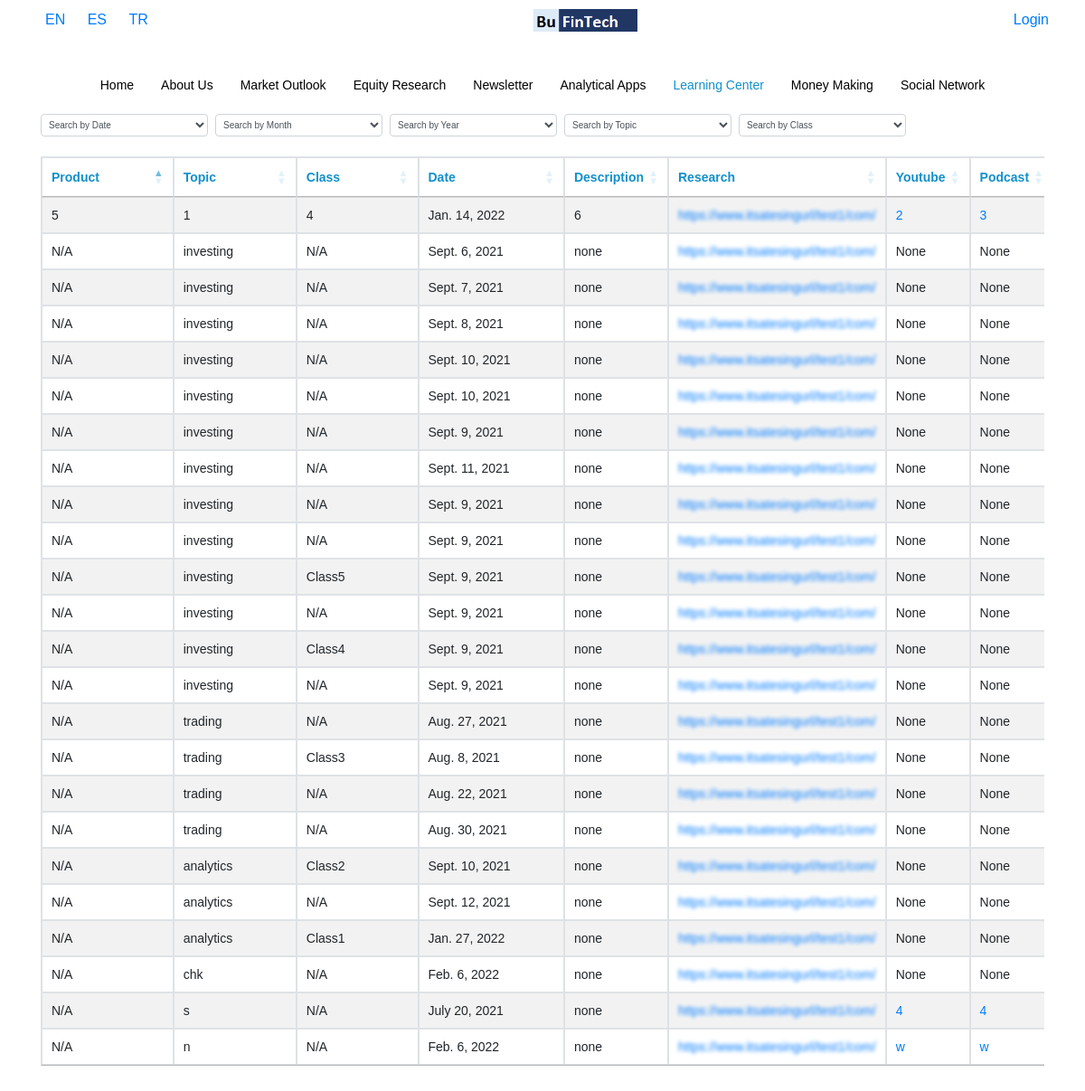
Screenshot of /en/learning-center with the database file from the repository.
### base/models.py (models this page shows, shortened)
class learning(models.Model):
    Language = models.CharField(max_length=50)
    Product = models.CharField(max_length=50,blank=True, default="N/A")
    Topic = models.CharField(max_length=50,blank=True)
    Class = models.CharField(max_length=50,blank=True, default="N/A")
    Date = models.DateField(blank=True)
    Description = models.CharField(max_length=50,blank=True,default="none")
    Research = models.URLField()
    Youtube = models.CharField(max_length=50,blank=True)
    Podcast = models.CharField(max_length=50,blank=True)
    class Meta:
        verbose_name = "Learning Center"
        verbose_name_plural = "Learning Center"

### base/views.py (the view)
# urls.py: re_path(r'^(?P<Language>[a-z]{2})/learning-center$', views.learn, name='learning-center'),
def learn(request, Language):
    display_url = True
    try:
        user_payment = Api_key.objects.get(user = request.user)
    except:
        user_payment = None
    if user_payment != None:
        pass
    else:
        display_url = False
    hidden = [0,1]
    setCurrentLanguage(request, Language)
    nav_items = ListPage.objects.filter(Language=request.session['current_language']).order_by('Priority').values_list("Menu_Name","url").distinct()
    obj = learning.objects.filter(Language=request.session['current_language'])
    data = serializers.serialize("python",learning.objects.filter(Language=request.session['current_language']) )
    categories = obj.values("Topic").distinct()
    classes = obj.values("Class").distinct()
    return render (request,'base/learning.html',{'display_url':display_url, 'obj':obj,'table_form':LearningForm(),'data':data, 'hidden':hidden,"nav_items":list(dict.fromkeys(nav_items)),'Language':Language, 'categories':categories, 'classes':classes})

### base/forms.py
class LearningForm(ModelForm):
    class Meta:
        model = learning
        fields = '__all__'

### base/templatetags/current_url.py (called while the page is built)
@register.filter
def current_url(value, url):
    url = url[4:]
    value = value.replace("_","-")
    if value == "analytic-apps":
        value = "analytical-apps"
    print(value, url)
    result = re.search(value , url)
    if result != None:
        return True

### base/views.py (called while the page is built)
def setCurrentLanguage(request, Language):
    request.session['current_language'] = Language
    return

### base/templates/base/learning.html (shortened to what this page needs)
{% extends 'base/home.html' %}
{% load static %}
{% block content %}
<div class="container">
        <div class=" d-block d-md-flex searcbox">
            <select style="height: 25px; font-size: 10px; padding: 4px;" class="form-control col-12 col-md-2 mt-2 mt-md-0 mr-2" id="learning_search_date" title="Search By Date">
				<option value="">Search by Date</option>
			</select>
            <select style="height: 25px; font-size: 10px; padding: 4px;" class="form-control col-12 col-md-2 mt-2 mt-md-0 mr-2" id="learning_search_month" title="Search By Month">
				<option value="">Search by Month</option>
			</select>
            <select style="height: 25px; font-size: 10px; padding: 4px;" class="form-control col-12 col-md-2 mt-2 mt-md-0 mr-2" id="learning_search_year" title="Search By Year">
                <option value="">Search by Year</option>
            </select>
            <select style="height: 25px; font-size: 10px; padding: 4px;" class="form-control col-12 col-md-2 mt-2 mt-md-0 mr-2" id="learning_search" title="Search By Category">
                <option value="">Search by Topic</option>
            </select>
            <select style="height: 25px; font-size: 10px; padding: 4px;" class="form-control col-12 col-md-2 mt-2 mt-md-0 mr-2" id="learning_search_class" title="Search By Category">
                <option value="">Search by Class</option>
            </select>
        </div>
	<br />
    <div class="width">
    <table id="example" class="table table-striped table-bordered" style="width:101%">
        <thead>
            <tr>
                {% for field in table_form %}
                    {% if field.label  == 'Url' %}
                        {% if display_url %}
                            <th> {{field.label}} </th>
                        {% endif %}
                    {% elif field.label  == 'Language' %}
                    {% else %}
                        <th> {{field.label}} </th>
                    {% endif %}
				{% endfor %}
            </tr>
        </thead>
        <tbody>
            {% for instance in data %}
                <tr>
                {% for field, value in instance.fields.items %}
                            {% if field == 'Research' %}
                                {% if display_url == False %}
                                    <td style="min-width: 203px;">
                                        <a class="blurLinks" href="{% url 'payment' %}" onmouseover="hov(this)" onmouseout="hovOut(this)">https://www.itsatesingurl/test1/com/</a>
                                    </td>
                                {% else %}
                                    <td> <a  href="{{value}}">{{value}}</a></td>
                                {% endif %}
                            {% elif field == 'Language' %}
                            {% elif field == 'Youtube' %}
                                {% if value %}
                                    <td> <a  href="{{value}}">{{value}}</a></td>
                                {% else %}
                                    <td>None</td>
                                {% endif %}
                            {% elif field == 'Podcast' %}
                                {% if value %}
                                    <td><a href="{{value}}">{{value}}</a></td>
                                {% else %}
                                    <td>None</td>
                                {% endif %}
                            {% else %}
                                <td> {{value }} </td>
                            {%endif%}
                {% endfor %}
                </tr>
            {% endfor %}
        </tbody>
    </table>
    </div>
</div>
{% endblock content %}

### mysite/static/base/style.css (style rules this page uses)
html, body { height: 100%; width: 100%; height: 100vh; width: 100vw; margin: 0; }
.width { overflow-x: auto; white-space: nowrap; margin-bottom: 50px; }
th { color:#1190cb; }
td { width:25%; }
a { color:black; }

### mysite/static/base/url.css (style rules this page uses)
.blurLinks { filter: blur(2px); -webkit-filter: blur(2px); }

### mysite/static/sidebar/demo.css (style rules this page uses)
html, body { padding: 0; margin: 0; }
body { background-color: #fff; font-family: Arial, Helvetica, Verdana; font-size: 14px; line-height: 22px; color: #666; position: relative; -webkit-text-size-adjust: none; }

### mysite/static/sidebar/mmenu.css (style rules this page uses)
:root { --mm-line-height:20px;--mm-listitem-size:44px;--mm-navbar-size:44px;--mm-offset-top:0;--mm-offset-right:0;--mm-offset-bottom:0;--mm-offset-left:0;--mm-color-border:rgba(0, 0, 0, 0.1);--mm-color-button:rgba(0, 0, 0, 0.3);--mm-color-text:rgba(0, 0, 0, 0.75);--mm-color-text-dimmed:rgba(0, 0, 0, 0.3);--mm-color-background:#f3f3f3;--mm-color-background-highlight:rgba(0, 0, 0, 0.05);--mm-color-background-emphasis:rgba(255, 255, 255, 0.4);--mm-shadow:0 0 10px rgba(0, 0, 0, 0.3) }
.mm-wrapper { overflow-x:hidden;position:relative }
:root { --mm-iconbar-size:50px }
:root { --mm-iconpanel-size:50px }
:root { --mm-sidebar-collapsed-size:50px;--mm-sidebar-expanded-size:440px }

### rows the page displays
learning: fields "N/A" "investing" "N/A" "Sept. 6, 2021" "none"
learning: fields "N/A" "investing" "N/A" "Sept. 7, 2021" "none"
learning: fields "N/A" "investing" "N/A" "Sept. 8, 2021" "none"
learning: fields "N/A" "investing" "N/A" "Sept. 10, 2021" "none"
learning: fields "N/A" "investing" "N/A" "Sept. 10, 2021" "none"
learning: fields "N/A" "investing" "N/A" "Sept. 9, 2021" "none"
learning: fields "N/A" "investing" "N/A" "Sept. 11, 2021" "none"
learning: fields "N/A" "investing" "N/A" "Sept. 9, 2021" "none"
learning: fields "N/A" "investing" "N/A" "Sept. 9, 2021" "none"
learning: fields "N/A" "investing" "Class5" "Sept. 9, 2021" "none"
learning: fields "N/A" "investing" "N/A" "Sept. 9, 2021" "none"
learning: fields "N/A" "investing" "Class4" "Sept. 9, 2021" "none"
learning: fields "N/A" "investing" "N/A" "Sept. 9, 2021" "none"
learning: fields "N/A" "trading" "N/A" "Aug. 27, 2021" "none"
learning: fields "N/A" "trading" "Class3" "Aug. 8, 2021" "none"
learning: fields "N/A" "trading" "N/A" "Aug. 22, 2021" "none"
learning: fields "N/A" "trading" "N/A" "Aug. 30, 2021" "none"
learning: fields "N/A" "analytics" "Class2" "Sept. 10, 2021" "none"
learning: fields "N/A" "analytics" "N/A" "Sept. 12, 2021" "none"
learning: fields "N/A" "analytics" "Class1" "Jan. 27, 2022" "none"
learning: fields "N/A" "chk" "N/A" "Feb. 6, 2022" "none"
learning: fields "Jan. 14, 2022"
learning: fields "N/A" "N/A" "July 20, 2021" "none"
learning: fields "N/A" "N/A" "Feb. 6, 2022" "none"

### other values shown
{{ item.0 }} "Home" "About Us" "Market Outlook" "Equity Research" "Newsletter" "Analytical Apps" "Money Making" "Social Network"
{{ item.0 }} "Learning Center"
{{ field.label }} "Product" "Topic" "Class" "Date" "Description" "Research" "Youtube" "Podcast"
{{ value }} "5" "1" "4" "6" "s" "n"
{{ value }} "2" "4" "w"
{{ value }} "3" "4" "w"
